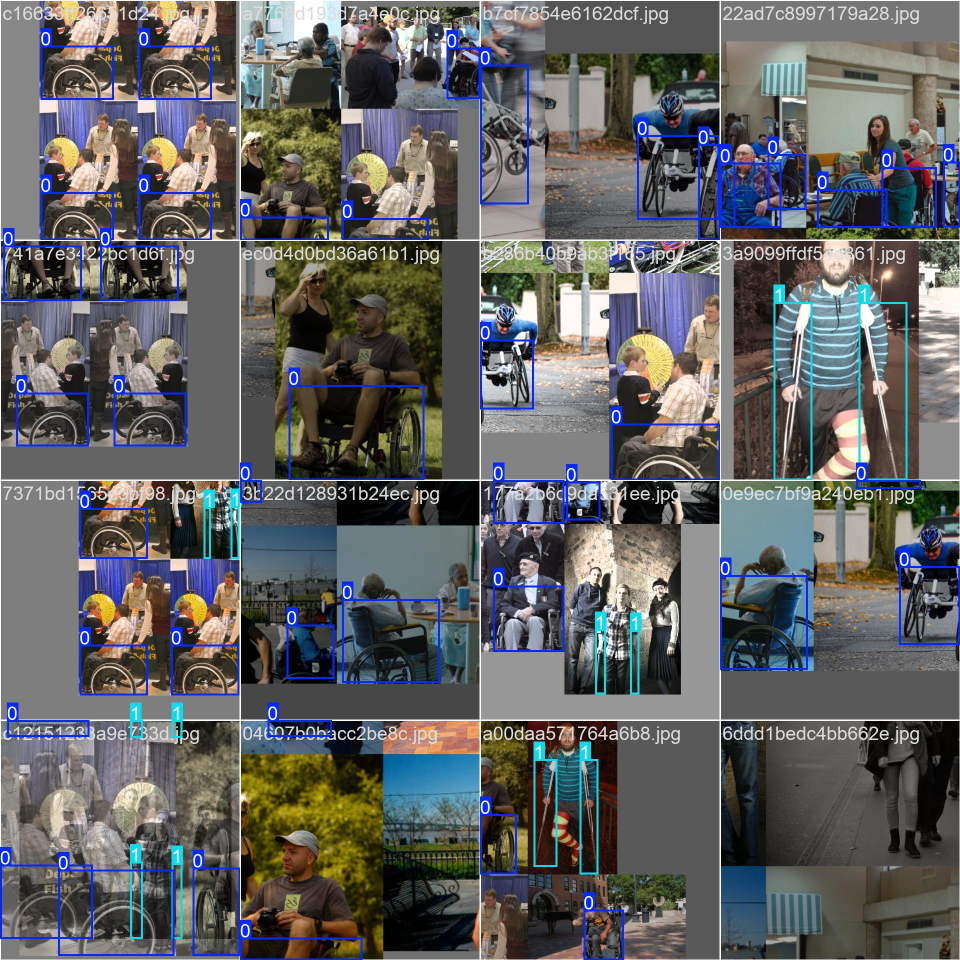
#> input picture runs/mobility_yolo11n/train_batch0.jpg, 1920 x 1920 px (shown at 1/2 size)
$ python -i cv_deep.py   (imports and definitions only)   (older library calls are emulated)
#> lines starting #> are read from the running program, lines starting #| are printed output that depends on the picture; after the words box and inside, x2 and y2 are one past the last pixel; in counts of white or black regions, pixels touching at a corner belong together
#> further down, picture is the input picture: shape (1920, 1920, 3); mean B, G, R 98.7, 98, 97.3
import os
import cv2
import logging
import urllib.parse
import numpy as np
from dotenv import load_dotenv

# .env 파일 경로
env_file = ".env"

# .env 파일이 없으면 기본값으로 생성
# [8 lines not run here, left out]

# 환경 변수 가져오기
env_vars = {
    "IP_OPENCV": os.getenv("IP_OPENCV", "192.168.10.110"),
    "USERNAME_OPENCV": os.getenv("USERNAME_OPENCV", "admin"),
    "PASSWORD_OPENCV": os.getenv("PASSWORD_OPENCV", "1234admin#"),
}

# 환경 변수 확인 및 업데이트
# [11 lines left out: function ask_and_update_env, not called in this run]


# 입체감 필터링 (그림자 + 질감 분석)
def apply_shadow_texture_filter(frame):
    # 그림자 감지 (YCrCb 색 공간 변환)
    ycrcb = cv2.cvtColor(frame, cv2.COLOR_BGR2YCrCb)
#> ycrcb: shape (1920, 1920, 3); mean of channels 0, 1, 2 97.9, 127.6, 128.4
    _, shadow_mask = cv2.threshold(ycrcb[:, :, 0], 100, 255, cv2.THRESH_BINARY)
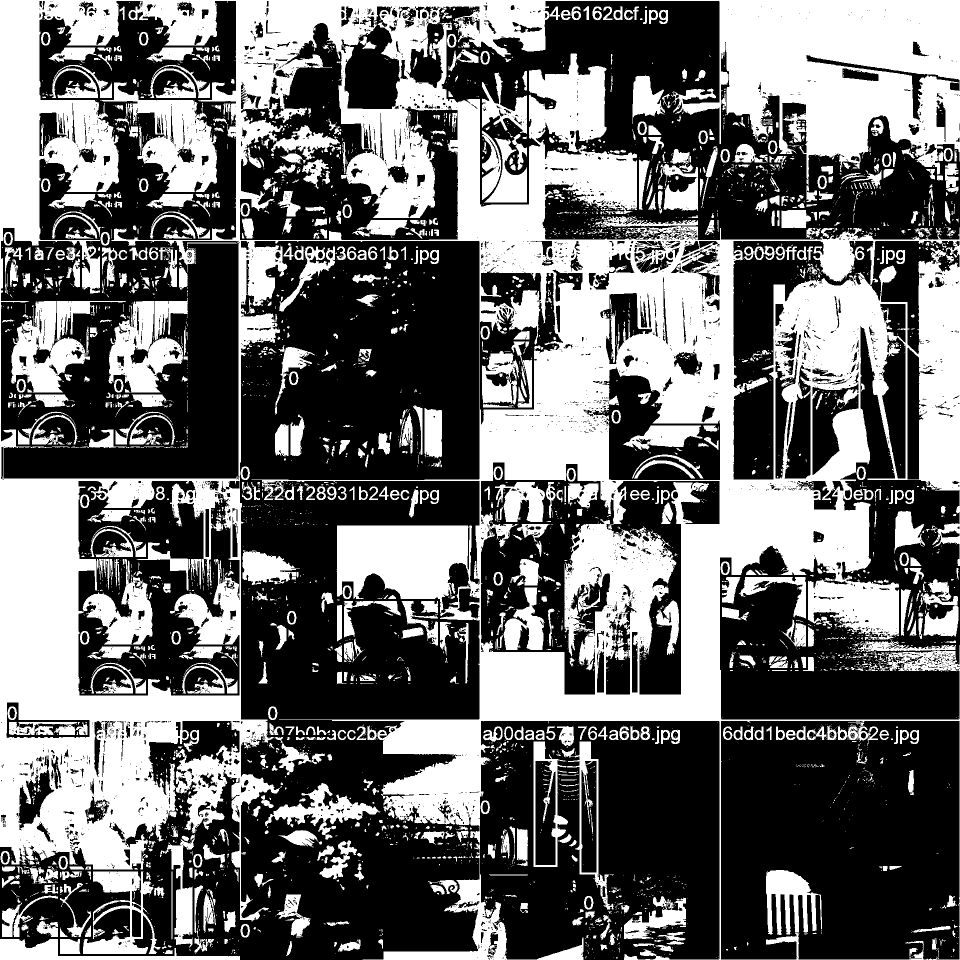
#> shadow_mask: shape (1920, 1920) (shown at 1/2 size); 42.1% white; 4456 white regions (3357 under 20 px), largest, box (x1, y1, x2, y2) and area: (0, 0, 1920, 1920) 1146936, (200, 164, 434, 384) 20454, (22, 602, 252, 785) 16707

    # 질감 분석 (Sobel 필터)
    gray = cv2.cvtColor(frame, cv2.COLOR_BGR2GRAY)
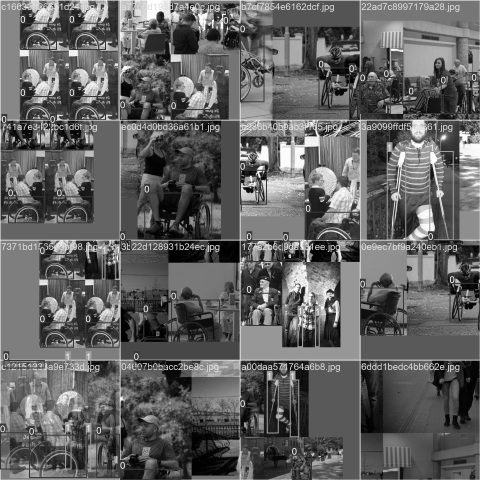
#> gray: shape (1920, 1920) (shown at 1/4 size); min 0, max 255, mean 97.9
    edges = cv2.Sobel(gray, cv2.CV_64F, 1, 1, ksize=5)
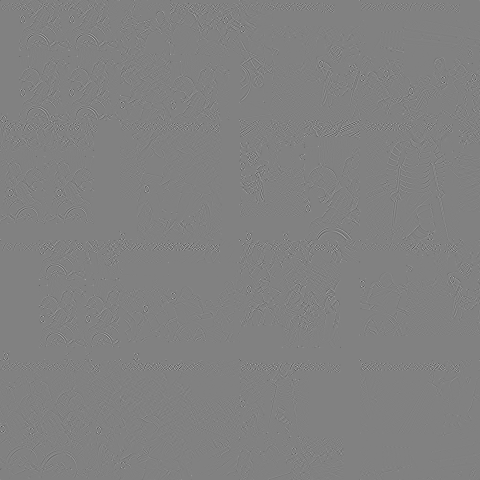
#> edges: shape (1920, 1920) float64 (shown at 1/4 size); min -2799, max 2729, mean 0; drawn with min black and max white

    # 그림자가 있는 영역에서 질감 확인 → 벽보(평면)는 제거
    combined_mask = cv2.bitwise_and(shadow_mask, edges.astype(np.uint8))
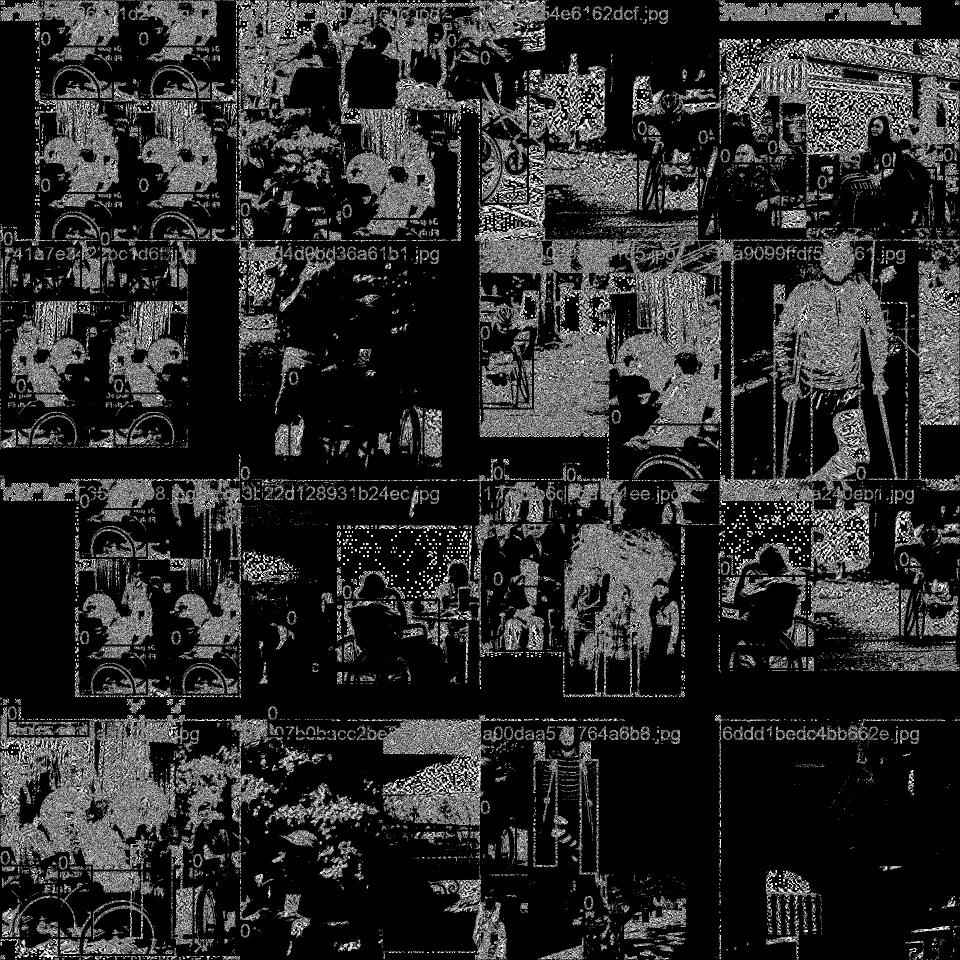
#> combined_mask: shape (1920, 1920) (shown at 1/2 size); min 0, max 255, mean 42.3

    return combined_mask


# RTSP 스트리밍 실행 함수
# [43 lines left out: function run_opencv_stream, not called in this run]


# .env 업데이트 및 OpenCV 실행
# [7 lines not run here, left out]

>>> import cv2
>>> picture = cv2.imread('../../../runs/mobility_yolo11n/train_batch0.jpg')
>>> result = apply_shadow_texture_filter(picture)

$ run again, on runs/mobility_yolo11n/train_batch1.jpg
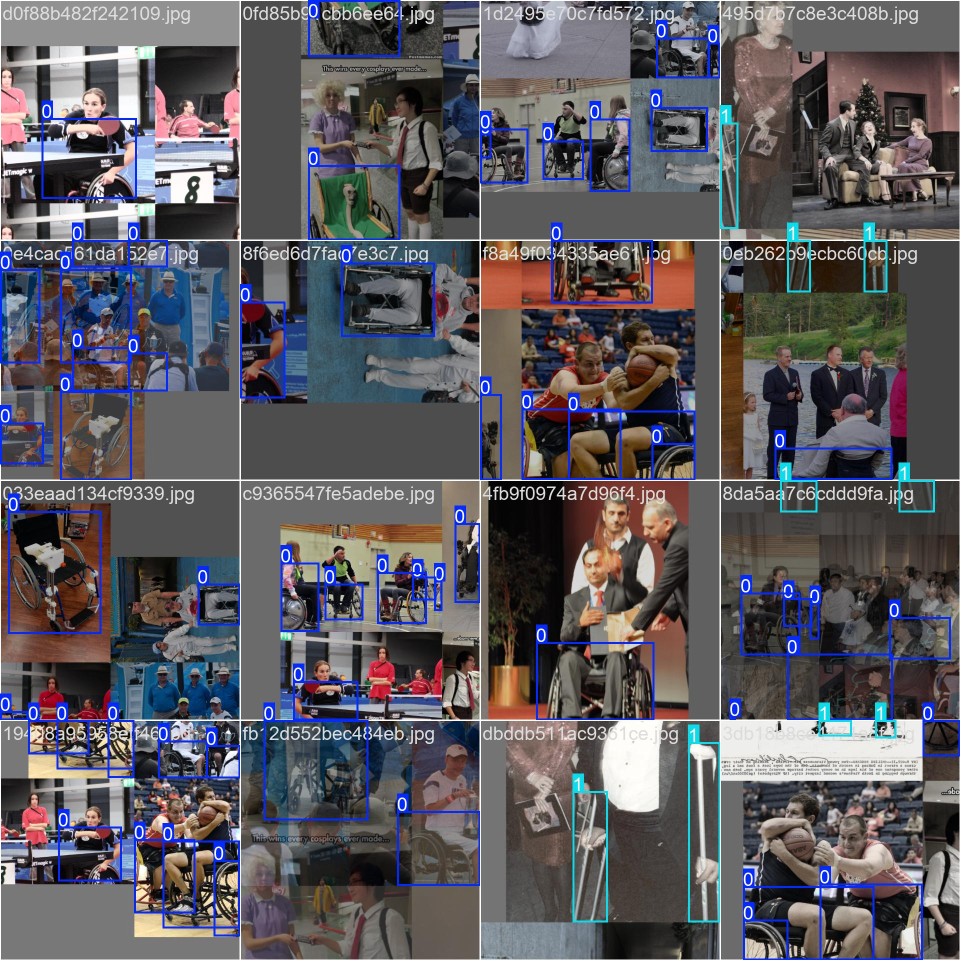
#> input picture runs/mobility_yolo11n/train_batch1.jpg, 1920 x 1920 px (shown at 1/2 size)
#> picture is the input picture: shape (1920, 1920, 3); mean B, G, R 95.7, 89.7, 92.7
#> ycrcb: shape (1920, 1920, 3); mean of channels 0, 1, 2 91.3, 129, 130.5
#> in apply_shadow_texture_filter, `_, shadow_mask = cv2.threshold(ycrcb[:, :, 0], 100, 255, cv2.THRESH_BI..`:
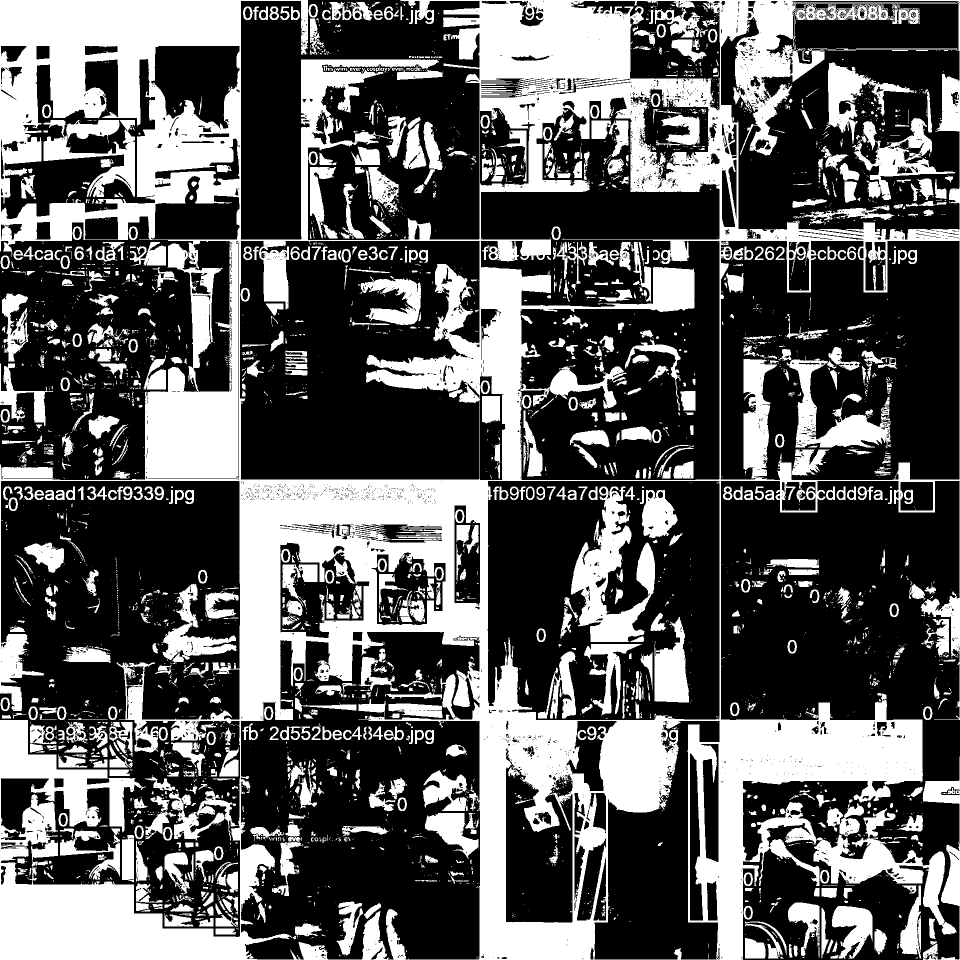
#> shadow_mask: shape (1920, 1920) (shown at 1/2 size); 36% white; 4109 white regions (2983 under 20 px), largest, box (x1, y1, x2, y2) and area: (0, 0, 1920, 1920) 918176, (1142, 973, 1310, 1284) 22215, (1573, 712, 1781, 895) 11951
#> in apply_shadow_texture_filter, `combined_mask = cv2.bitwise_and(shadow_mask, edges.astype(np.uint8))`:
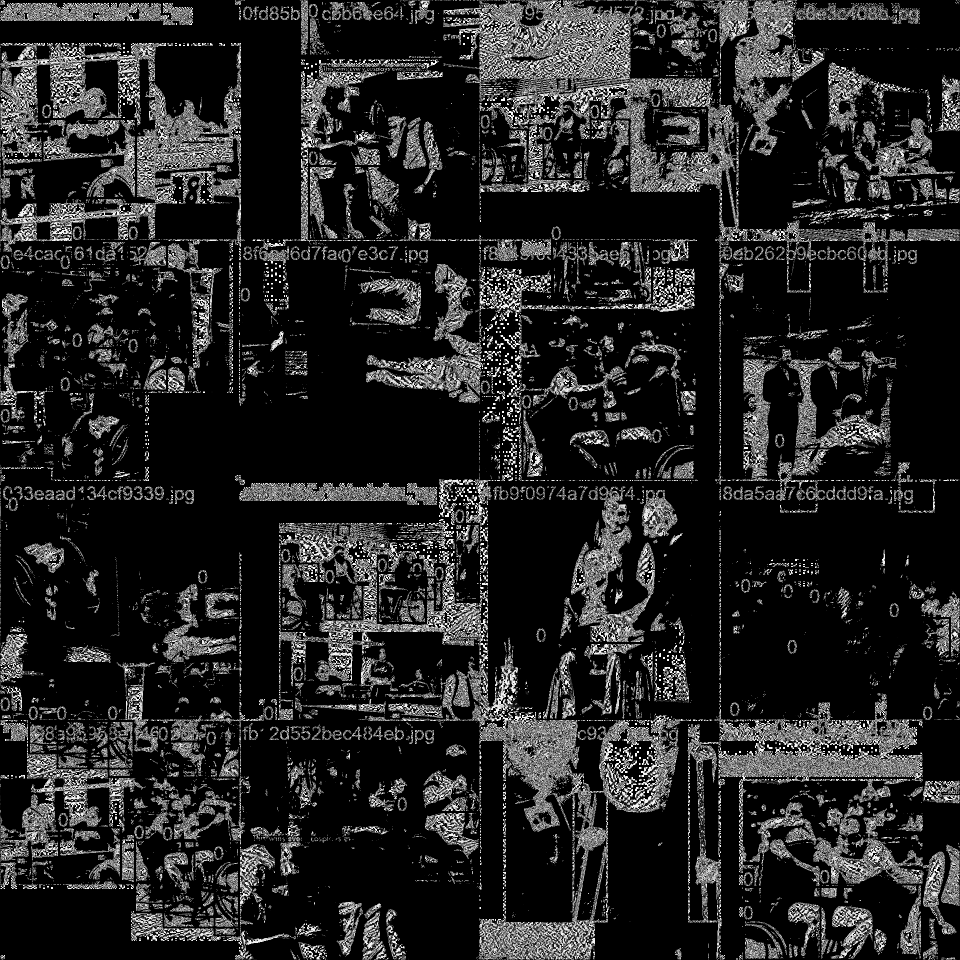
#> combined_mask: shape (1920, 1920) (shown at 1/2 size); min 0, max 255, mean 36.5

$ run again, on runs/mobility_yolo11n/train_batch2.jpg
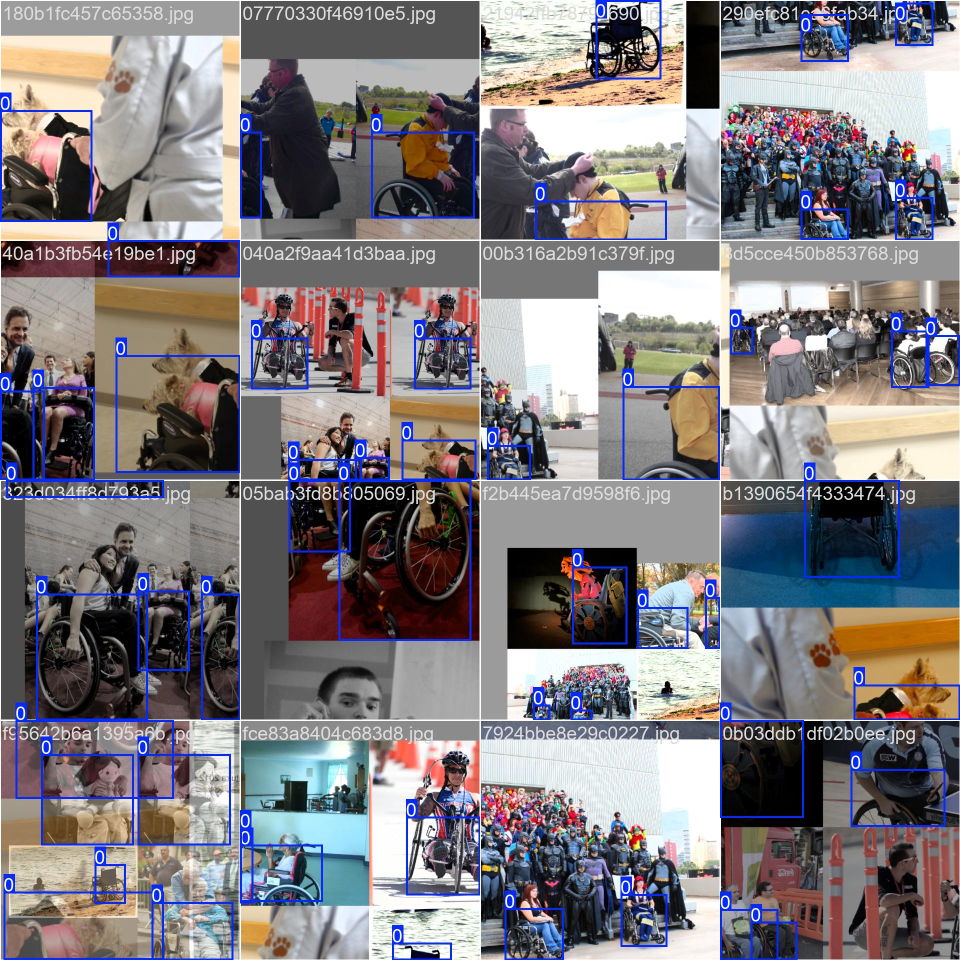
#> input picture runs/mobility_yolo11n/train_batch2.jpg, 1920 x 1920 px (shown at 1/2 size)
#> picture is the input picture: shape (1920, 1920, 3); mean B, G, R 127.6, 123.3, 127.6
#> ycrcb: shape (1920, 1920, 3); mean of channels 0, 1, 2 125.1, 129.8, 129.4
#> in apply_shadow_texture_filter, `_, shadow_mask = cv2.threshold(ycrcb[:, :, 0], 100, 255, cv2.THRESH_BI..`:
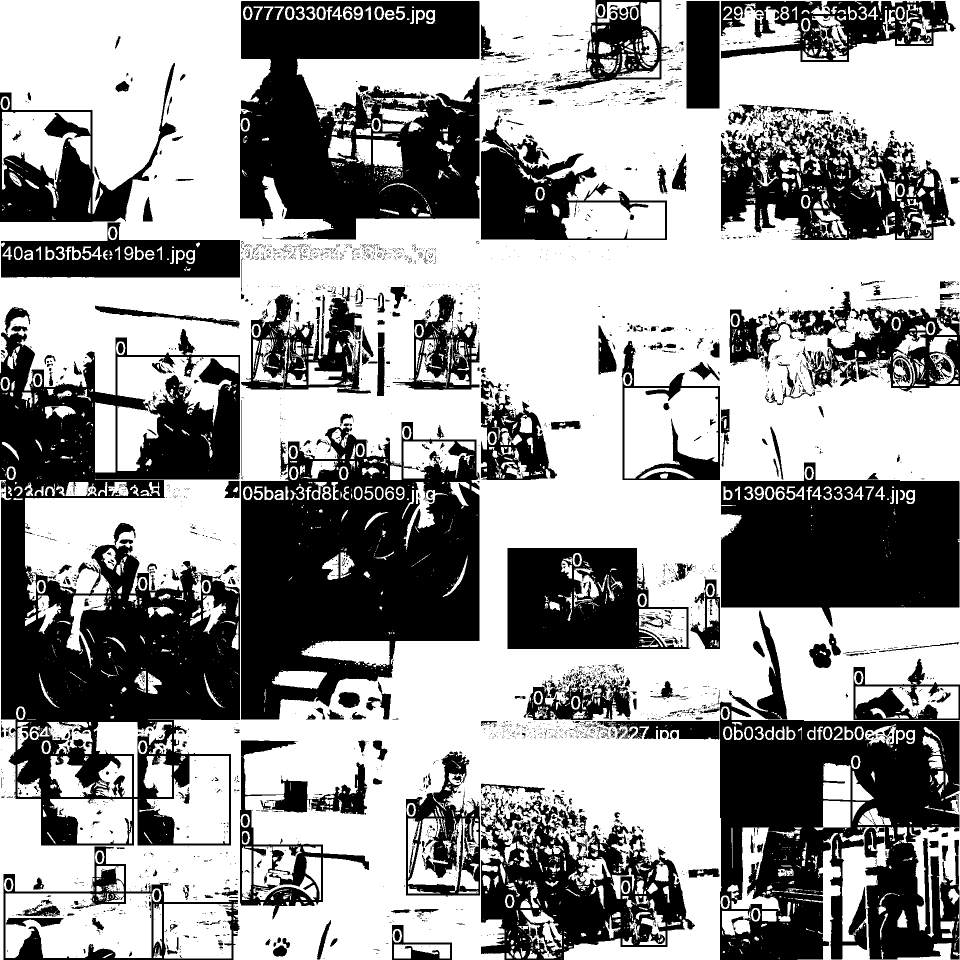
#> shadow_mask: shape (1920, 1920) (shown at 1/2 size); 60% white; 3789 black regions (3195 under 20 px), largest, box (x1, y1, x2, y2) and area: (0, 658, 480, 1691) 253097, (482, 844, 959, 1439) 181634, (1440, 1402, 1919, 1920) 165646
#> in apply_shadow_texture_filter, `combined_mask = cv2.bitwise_and(shadow_mask, edges.astype(np.uint8))`:
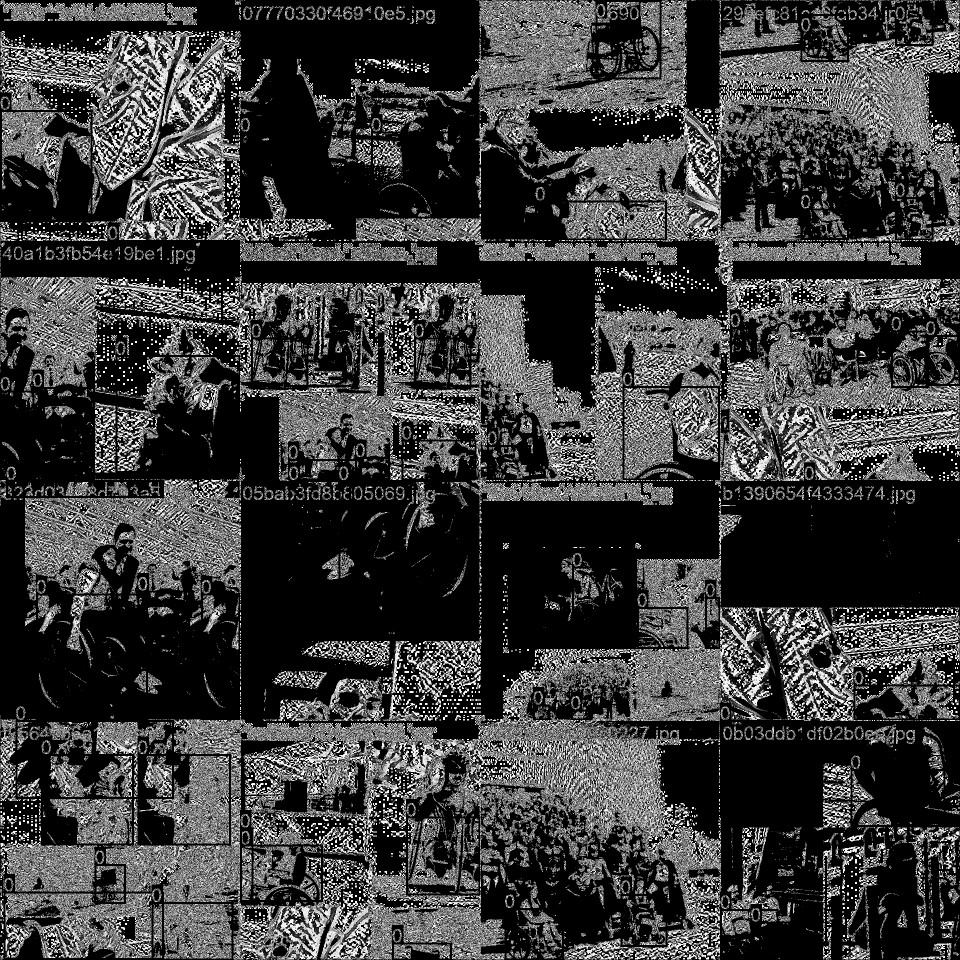
#> combined_mask: shape (1920, 1920) (shown at 1/2 size); min 0, max 255, mean 60.9
